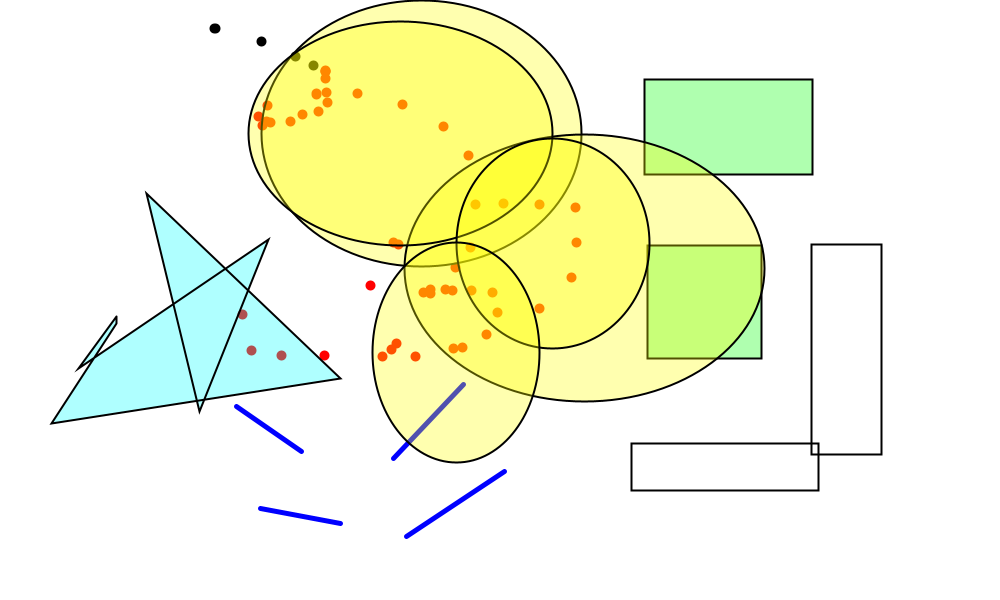
Frame 1 (no input)
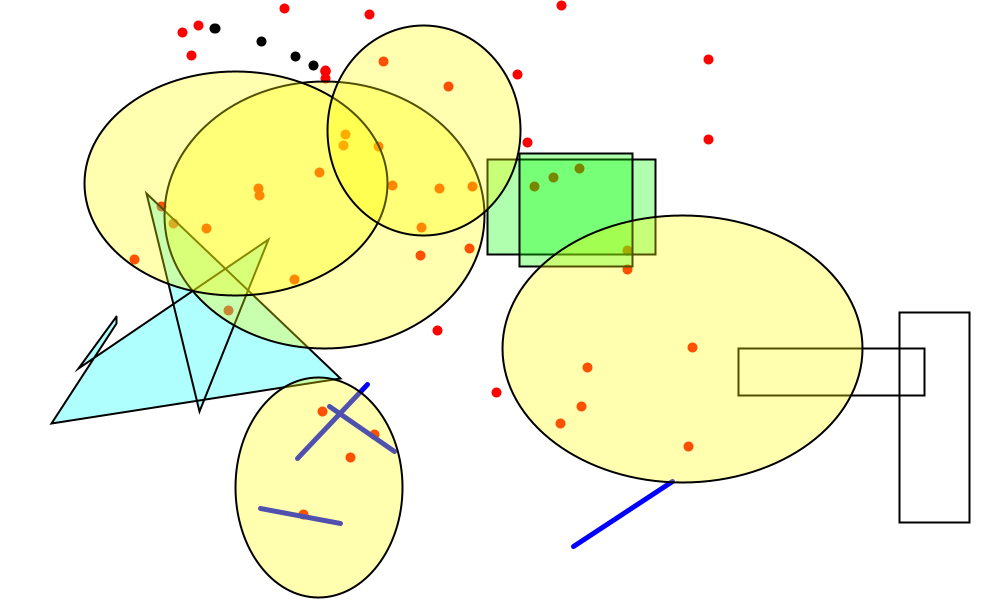
Frame 60 (the mouse pressed at the canvas centre just before this capture)
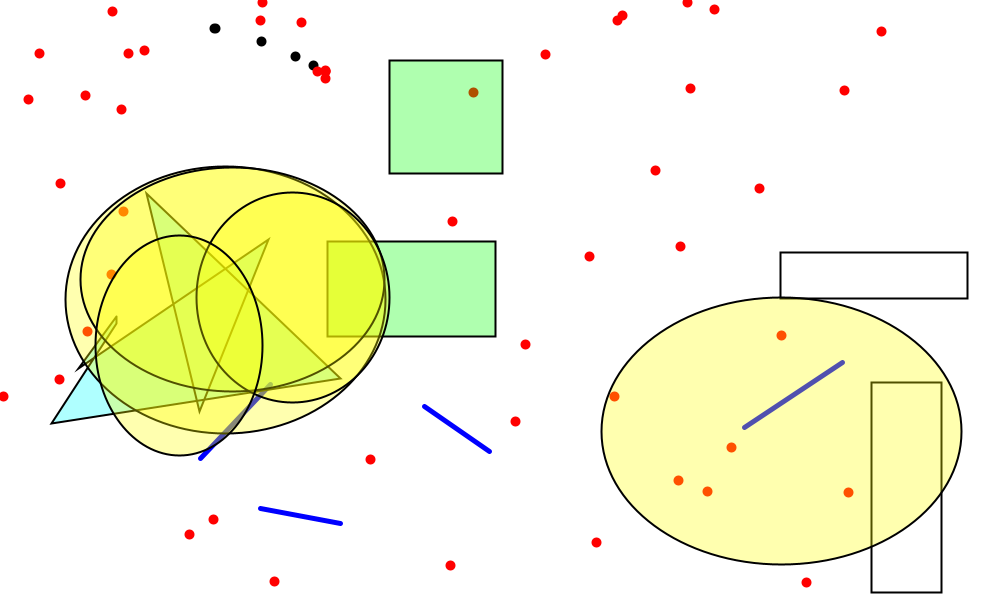
Frame 120 (the mouse held since frame 60 and released just before this capture)

The Processing sketch that drew these frames (run headless with seeded random() and noise(); from frame 60 on, the mouse is pressed at the canvas centre):

// Processing sketch: GenerateCode132818
// ── GenerateCode132818.pde
float [] pointX = new float [5000];
float [] pointY = new float [5000];
int [] pointStrokeFlag = new int [5000];
int [] pointMoveFlag = new int [5000];
int [] pointMoveFLAGX = new int [5000];
int [] pointMoveFLAGY = new int [5000];
float [] pointVX = new float [5000];
float [] pointVY = new float [5000];

float [] lineX1 = new float [500];
float [] lineY1 = new float [500];
float [] lineX2 = new float [500];
float [] lineY2 = new float [500];
float [] lineW = new float [500];
float [] lineH = new float [500];
int [] lineStrokeFlag = new int [500];
int [] lineMoveFlag = new int [500];
int [] lineMoveFLAGX = new int [500];
int [] lineMoveFLAGY = new int [500];
float [] lineVX = new float [500];
float [] lineVY = new float [500];

float [] rectX = new float [500];
float [] rectY = new float [500];
float [] rectW = new float [500];
float [] rectH = new float [500];
float [] rectX2 = new float [500];
float [] rectY2 = new float [500];
int [] rectFillFlag = new int [500];
int [] rectMoveFlag = new int [500];
int [] rectMoveFLAGX = new int [500];
int [] rectMoveFLAGY = new int [500];
float [] rectVX = new float [500];
float [] rectVY = new float [500];

int [] beginShapeFLAG = new int [500];
float [][] vertexX = new float [500][500];
float [][] vertexY = new float [500][500];
int [] vertexFillFlag = new int [500];
int [] vertexFlag = new int [500];
int [] lastVertexFlag = new int [500];
int vertexCount;
int [] vertexMoveFlag = new int [500];
float [] vertexMoveFLAGX = new float [500];
float [] vertexMoveFLAGY = new float [500];
float [] MaxX = new float [500];
float [] minX = new float [500];
float [] MaxY = new float [500];
float [] minY = new float [500];
float [][] DistX = new float [500][500];
float [][] distX = new float [500][500];
float [][] DistY = new float [500][500];
float [][] distY = new float [500][500];
float [] vertexVX = new float [500];
float [] vertexVY = new float [500];

int [] ellipFillFlag = new int [500];
int [] ellipMoveFlag = new int [500];
int [] ellipMoveFLAGX = new int [500];
int [] ellipMoveFLAGY = new int [500];
float [] ellipX = new float [500];
float [] ellipY = new float [500];
float [] ellipR1 = new float [500];
float [] ellipR2 = new float [500];
int [] ellipFlag = new int [500];
int [] ellipFLAG = new int [500];
float [] ellipVX = new float [500];
float [] ellipVY = new float [500];

void setup(){
  size(1000, 600);
  for(int p=0; p<5000; p++){
    pointVX[p]=random(1, 3);
    pointVY[p]=random(1, 3);
    pointMoveFLAGX[p]=(int)random(2);
    pointMoveFLAGY[p]=(int)random(2);
  }
  for(int l=0; l<500; l++){
    lineVX[l]=random(1, 3);
    lineVY[l]=random(1, 3);
    lineMoveFLAGX[l]=(int)random(2);
    lineMoveFLAGY[l]=(int)random(2);
  }
  for(int r=0; r<500; r++){
    rectVX[r]=random(1, 3);
    rectVY[r]=random(1, 3);
    rectMoveFLAGX[r]=(int)random(2);
    rectMoveFLAGY[r]=(int)random(2);
  }
  for(int v=0; v<500; v++){
    vertexVX[v]=random(1, 3);
    vertexVY[v]=random(1, 3);
    vertexMoveFLAGX[v]=(int)random(2);
    vertexMoveFLAGY[v]=(int)random(2);
  }
  for (int e=0; e<500; e++) {
    ellipVX[e]=random(1, 3);
    ellipVY[e]=random(1, 3);
    ellipMoveFLAGX[e]=(int)random(2);
    ellipMoveFLAGY[e]=(int)random(2);
  }
  pointX[0]=214.99998;
  pointY[0]=28.333332;
  pointX[1]=261.66666;
  pointY[1]=41.666664;
  pointX[2]=295.0;
  pointY[2]=56.666664;
  pointX[3]=313.3333;
  pointY[3]=65.0;
  pointX[4]=325.0;
  pointY[4]=70.0;
  pointX[5]=325.0;
  pointY[5]=71.666664;
  pointX[6]=325.0;
  pointY[6]=71.666664;
  pointX[7]=325.0;
  pointY[7]=78.33333;
  pointX[8]=325.0;
  pointY[8]=90.0;
  pointX[9]=325.0;
  pointY[9]=99.99999;
  pointX[10]=316.66666;
  pointY[10]=109.99999;
  pointX[11]=305.0;
  pointY[11]=116.666664;
  pointX[12]=288.3333;
  pointY[12]=119.99999;
  pointX[13]=271.66666;
  pointY[13]=123.33333;
  pointX[14]=265.0;
  pointY[14]=123.33333;
  pointX[15]=265.0;
  pointY[15]=123.33333;
  pointX[16]=260.0;
  pointY[16]=114.99999;
  pointX[17]=268.3333;
  pointY[17]=106.666664;
  pointX[18]=315.0;
  pointY[18]=96.666664;
  pointX[19]=355.0;
  pointY[19]=96.666664;
  pointX[20]=404.99997;
  pointY[20]=103.33333;
  pointX[21]=446.66666;
  pointY[21]=128.33333;
  pointX[22]=466.66666;
  pointY[22]=158.33333;
  pointX[23]=473.3333;
  pointY[23]=203.33333;
  pointX[24]=468.3333;
  pointY[24]=248.33333;
  pointX[25]=456.66666;
  pointY[25]=270.0;
  pointX[26]=443.3333;
  pointY[26]=288.3333;
  pointX[27]=433.3333;
  pointY[27]=295.0;
  pointX[28]=424.99997;
  pointY[28]=295.0;
  pointX[29]=431.66666;
  pointY[29]=291.66666;
  pointX[30]=454.99997;
  pointY[30]=288.3333;
  pointX[31]=473.3333;
  pointY[31]=288.3333;
  pointX[32]=494.99997;
  pointY[32]=295.0;
  pointX[33]=494.99997;
  pointY[33]=313.3333;
  pointX[34]=484.99997;
  pointY[34]=333.3333;
  pointX[35]=451.66666;
  pointY[35]=351.66666;
  pointX[36]=413.3333;
  pointY[36]=355.0;
  pointX[37]=393.3333;
  pointY[37]=346.66666;
  pointX[38]=393.3333;
  pointY[38]=346.66666;
  pointX[39]=368.3333;
  pointY[39]=288.3333;
  pointX[40]=396.66666;
  pointY[40]=241.66666;
  pointX[41]=396.66666;
  pointY[41]=241.66666;
  pointX[42]=504.99997;
  pointY[42]=201.66666;
  pointX[43]=536.6666;
  pointY[43]=201.66666;
  pointX[44]=573.3333;
  pointY[44]=209.99998;
  pointX[45]=578.3333;
  pointY[45]=244.99998;
  pointX[46]=570.0;
  pointY[46]=275.0;
  pointX[47]=536.6666;
  pointY[47]=311.66666;
  pointX[48]=464.99997;
  pointY[48]=348.3333;
  pointX[49]=384.99997;
  pointY[49]=358.3333;
  pointX[50]=321.66666;
  pointY[50]=358.3333;
  pointX[51]=283.3333;
  pointY[51]=358.3333;
  pointX[52]=249.99998;
  pointY[52]=348.3333;
  pointX[53]=239.99998;
  pointY[53]=316.66666;
  lineX1[1]=234.99998;
  lineY1[1]=406.66666;
  lineX2[1]=300.0;
  lineY2[1]=451.66666;
  lineX1[2]=394.99997;
  lineY1[2]=458.3333;
  lineX2[2]=464.99997;
  lineY2[2]=384.99997;
  lineX1[3]=501.66666;
  lineY1[3]=469.99997;
  lineX2[3]=403.3333;
  lineY2[3]=535.0;
  lineX1[4]=340.0;
  lineY1[4]=523.3333;
  lineX2[4]=260.0;
  lineY2[4]=508.3333;
  rectX[1]=646.6666;
  rectY[1]=78.33333;
  rectW[1]=168.33331;
  rectH[1]=95.0;
  rectX[2]=650.0;
  rectY[2]=360.0;
  rectW[2]=113.33331;
  rectH[2]=-113.33334;
  rectX[3]=879.99994;
  rectY[3]=243.33333;
  rectW[3]=-70.0;
  rectH[3]=209.99998;
  rectX[4]=816.6666;
  rectY[4]=491.66666;
  rectW[4]=-186.66663;
  rectH[4]=-46.666687;
  vertexX[0][0]=116.666664;
  vertexY[0][0]=316.66666;
  vertexX[0][1]=78.33333;
  vertexY[0][1]=368.3333;
  vertexX[0][2]=268.3333;
  vertexY[0][2]=239.99998;
  vertexX[0][3]=199.99998;
  vertexY[0][3]=411.66666;
  vertexX[0][4]=146.66666;
  vertexY[0][4]=193.33333;
  vertexX[0][5]=340.0;
  vertexY[0][5]=378.3333;
  vertexX[0][6]=51.666664;
  vertexY[0][6]=423.3333;
  vertexX[0][7]=116.666664;
  vertexY[0][7]=323.3333;
  ellipX[1]=423.3333;
  ellipY[1]=135.0;
  ellipR1[1]=160.0;
  ellipR2[1]=133.33331;
  ellipX[2]=583.3333;
  ellipY[2]=266.66666;
  ellipR1[2]=-180.0;
  ellipR2[2]=-133.33333;
  ellipX[3]=403.3333;
  ellipY[3]=135.0;
  ellipR1[3]=151.66669;
  ellipR2[3]=111.66666;
  ellipX[4]=555.0;
  ellipY[4]=246.66666;
  ellipR1[4]=-96.66669;
  ellipR2[4]=105.0;
  ellipX[5]=458.3333;
  ellipY[5]=350.0;
  ellipR1[5]=83.33331;
  ellipR2[5]=-110.000015;
  pointStrokeFlag[4]=1;
  pointStrokeFlag[5]=1;
  pointStrokeFlag[6]=1;
  pointStrokeFlag[7]=1;
  pointStrokeFlag[8]=1;
  pointStrokeFlag[9]=1;
  pointStrokeFlag[10]=1;
  pointStrokeFlag[11]=1;
  pointStrokeFlag[12]=1;
  pointStrokeFlag[13]=1;
  pointStrokeFlag[14]=1;
  pointStrokeFlag[15]=1;
  pointStrokeFlag[16]=1;
  pointStrokeFlag[17]=1;
  pointStrokeFlag[18]=1;
  pointStrokeFlag[19]=1;
  pointStrokeFlag[20]=1;
  pointStrokeFlag[21]=1;
  pointStrokeFlag[22]=1;
  pointStrokeFlag[23]=1;
  pointStrokeFlag[24]=1;
  pointStrokeFlag[25]=1;
  pointStrokeFlag[26]=1;
  pointStrokeFlag[27]=1;
  pointStrokeFlag[28]=1;
  pointStrokeFlag[29]=1;
  pointStrokeFlag[30]=1;
  pointStrokeFlag[31]=1;
  pointStrokeFlag[32]=1;
  pointStrokeFlag[33]=1;
  pointStrokeFlag[34]=1;
  pointStrokeFlag[35]=1;
  pointStrokeFlag[36]=1;
  pointStrokeFlag[37]=1;
  pointStrokeFlag[38]=1;
  pointStrokeFlag[39]=1;
  pointStrokeFlag[40]=1;
  pointStrokeFlag[41]=1;
  pointStrokeFlag[42]=1;
  pointStrokeFlag[43]=1;
  pointStrokeFlag[44]=1;
  pointStrokeFlag[45]=1;
  pointStrokeFlag[46]=1;
  pointStrokeFlag[47]=1;
  pointStrokeFlag[48]=1;
  pointStrokeFlag[49]=1;
  pointStrokeFlag[50]=1;
  pointStrokeFlag[51]=1;
  pointStrokeFlag[52]=1;
  pointStrokeFlag[53]=1;
  lineStrokeFlag[1]=1;
  rectFillFlag[1]=1;
  ellipFillFlag[1]=1;
  rectFillFlag[2]=1;
  ellipFillFlag[2]=1;
  ellipFillFlag[3]=1;
  ellipFillFlag[4]=1;
  ellipFillFlag[5]=1;
  pointStrokeFlag[35]=1;
  pointStrokeFlag[36]=1;
  pointStrokeFlag[37]=1;
  pointStrokeFlag[38]=1;
  pointStrokeFlag[48]=1;
  pointStrokeFlag[49]=1;
  pointStrokeFlag[50]=1;
  pointStrokeFlag[51]=1;
  pointStrokeFlag[52]=1;
  lineStrokeFlag[1]=1;
  rectFillFlag[2]=1;
  ellipFillFlag[5]=1;
  pointStrokeFlag[35]=1;
  pointStrokeFlag[36]=1;
  pointStrokeFlag[37]=1;
  pointStrokeFlag[38]=1;
  pointStrokeFlag[48]=1;
  pointStrokeFlag[49]=1;
  pointStrokeFlag[50]=1;
  pointStrokeFlag[51]=1;
  pointStrokeFlag[52]=1;
  lineStrokeFlag[1]=1;
  lineStrokeFlag[2]=1;
  rectFillFlag[2]=1;
  lineStrokeFlag[3]=1;
  lineStrokeFlag[4]=1;
  ellipFillFlag[5]=1;
  pointStrokeFlag[24]=1;
  pointStrokeFlag[25]=1;
  pointStrokeFlag[26]=1;
  pointStrokeFlag[27]=1;
  pointStrokeFlag[28]=1;
  pointStrokeFlag[29]=1;
  pointStrokeFlag[30]=1;
  pointStrokeFlag[31]=1;
  pointStrokeFlag[32]=1;
  pointStrokeFlag[33]=1;
  pointStrokeFlag[34]=1;
  pointStrokeFlag[35]=1;
  pointStrokeFlag[36]=1;
  pointStrokeFlag[37]=1;
  pointStrokeFlag[38]=1;
  pointStrokeFlag[39]=1;
  pointStrokeFlag[48]=1;
  pointStrokeFlag[49]=1;
  pointStrokeFlag[50]=1;
  pointStrokeFlag[51]=1;
  pointStrokeFlag[52]=1;
  pointStrokeFlag[53]=1;
  vertexFillFlag[0]=1;
  lineStrokeFlag[1]=1;
  lineStrokeFlag[2]=1;
  lineStrokeFlag[3]=1;
  lineStrokeFlag[4]=1;
  ellipFillFlag[5]=1;
  pointMoveFlag[8]=1;
  pointMoveFlag[9]=1;
  pointMoveFlag[10]=1;
  pointMoveFlag[11]=1;
  pointMoveFlag[12]=1;
  pointMoveFlag[13]=1;
  pointMoveFlag[14]=1;
  pointMoveFlag[15]=1;
  pointMoveFlag[16]=1;
  pointMoveFlag[17]=1;
  pointMoveFlag[18]=1;
  pointMoveFlag[19]=1;
  pointMoveFlag[20]=1;
  pointMoveFlag[21]=1;
  pointMoveFlag[22]=1;
  pointMoveFlag[23]=1;
  pointMoveFlag[24]=1;
  pointMoveFlag[25]=1;
  pointMoveFlag[26]=1;
  pointMoveFlag[27]=1;
  pointMoveFlag[28]=1;
  pointMoveFlag[29]=1;
  pointMoveFlag[30]=1;
  pointMoveFlag[31]=1;
  pointMoveFlag[32]=1;
  pointMoveFlag[33]=1;
  pointMoveFlag[34]=1;
  pointMoveFlag[35]=1;
  pointMoveFlag[36]=1;
  pointMoveFlag[37]=1;
  pointMoveFlag[38]=1;
  pointMoveFlag[39]=1;
  pointMoveFlag[40]=1;
  pointMoveFlag[41]=1;
  pointMoveFlag[42]=1;
  pointMoveFlag[43]=1;
  pointMoveFlag[44]=1;
  pointMoveFlag[45]=1;
  pointMoveFlag[46]=1;
  pointMoveFlag[47]=1;
  pointMoveFlag[48]=1;
  pointMoveFlag[49]=1;
  pointMoveFlag[50]=1;
  pointMoveFlag[51]=1;
  pointMoveFlag[52]=1;
  pointMoveFlag[53]=1;
  lineMoveFlag[1]=1;
  ellipMoveFlag[1]=1;
  lineMoveFlag[2]=1;
  rectMoveFlag[2]=1;
  ellipMoveFlag[2]=1;
  lineMoveFlag[3]=1;
  rectMoveFlag[3]=1;
  ellipMoveFlag[3]=1;
  rectMoveFlag[4]=1;
  ellipMoveFlag[4]=1;
  ellipMoveFlag[5]=1;
  pointMoveFlag[45]=1;
  pointMoveFlag[46]=1;
  rectMoveFlag[1]=1;
  rectMoveFlag[2]=1;
  rectMoveFlag[4]=1;
}

void draw(){
  background(255);
  for(int p=0; p<5000; p++){
    if (pointX[p]==0 && pointY[p]==0){
    continue;
    }
    if(pointStrokeFlag[p]==0){
      stroke(0);
    }
    if(pointStrokeFlag[p]==1){
      stroke(255, 0, 0);
    }
    strokeWeight(10);
    if(pointMoveFlag[p]==1){
      if(pointX[p]>width){
        pointX[p]=width;
        pointMoveFLAGX[p]=1;
      }
      if(pointX[p]<0){
        pointX[p]=0;
        pointMoveFLAGX[p]=0;
      }
      if(pointMoveFLAGX[p]==0) pointX[p]+=pointVX[p];
      if(pointMoveFLAGX[p]==1) pointX[p]-=pointVX[p];
      if(pointY[p]>height){
        pointY[p]=height;
        pointMoveFLAGY[p]=1;
      }
      if(pointY[p]<0){
        pointY[p]=0;
        pointMoveFLAGY[p]=0;
      }
      if(pointMoveFLAGY[p]==0) pointY[p]+=pointVY[p];
      if(pointMoveFLAGY[p]==1) pointY[p]-=pointVY[p];
    }
    point(pointX[p], pointY[p]);
  }
  strokeWeight(2);

  for(int l=0; l<500; l++){
    if(lineX1[l]==0 && lineY1[l]==0){
      continue;
    }
    if(lineStrokeFlag[l]==1){
      stroke(0, 0, 255);
    } else {
      stroke(0);
    }
    strokeWeight(5);
    if(lineMoveFlag[l]==1){
      if(lineX1[l]<=lineX2[l]){
        lineW[l]=lineX2[l]-lineX1[l];
        if(lineX2[l]>width){
          lineX1[l]=width-lineW[l];
          lineX2[l]=width;
          lineMoveFLAGX[l]=1;
        }
        if (lineX1[l]<0) {
          lineX1[l]=0;
          lineX2[l]=0+lineW[l];
          lineMoveFLAGX[l]=0;
        }
        if (lineMoveFLAGX[l]==0) {
          lineX1[l]=lineX1[l]+lineVX[l];
          lineX2[l]=lineX2[l]+lineVX[l];
        }
        if (lineMoveFLAGX[l]==1) {
          lineX1[l]=lineX1[l]-lineVX[l];
          lineX2[l]=lineX2[l]-lineVX[l];
        }
      }
      if (lineX1[l]>lineX2[l]) {
        lineW[l]=lineX1[l]-lineX2[l];
        if (lineX1[l]>width) {
          lineX1[l]=width;
          lineX2[l]=width-lineW[l];
          lineMoveFLAGX[l]=1;
        }
        if (lineX2[l]<0) {
          lineX1[l]=0+lineW[l];
          lineX2[l]=0;
          lineMoveFLAGX[l]=0;
        }
        if (lineMoveFLAGX[l]==0) {
          lineX1[l]=lineX1[l]+lineVX[l];
          lineX2[l]=lineX2[l]+lineVX[l];
        }
        if (lineMoveFLAGX[l]==1) {
          lineX1[l]=lineX1[l]-lineVX[l];
          lineX2[l]=lineX2[l]-lineVX[l];
        }
        if (lineY1[l]<=lineY2[l]) {
          lineH[l]=lineY2[l]-lineY1[l];
          if (lineY2[l]>height) {
            lineY1[l]=height-lineH[l];
            lineY2[l]=height;
            lineMoveFLAGY[l]=1;
          }
          if (lineY1[l]<0) {
            lineY1[l]=0;
            lineY2[l]=0+lineH[l];
            lineMoveFLAGY[l]=0;
          }
          if (lineMoveFLAGY[l]==0) {
            lineY1[l]=lineY1[l]+lineVY[l];
            lineY2[l]=lineY2[l]+lineVY[l];
          }
          if (lineMoveFLAGY[l]==1) {
            lineY1[l]=lineY1[l]-lineVY[l];
            lineY2[l]=lineY2[l]-lineVY[l];
          }
        }
        if (lineY1[l]>lineY2[l]) {
          lineH[l]=lineY1[l]-lineY2[l];
          if (lineY1[l]>height) {
            lineY1[l]=height;
            lineY2[l]=height-lineH[l];
            lineMoveFLAGY[l]=1;
          }
          if (lineY2[l]<0) {
            lineY1[l]=0+lineH[l];
            lineY2[l]=0;
            lineMoveFLAGY[l]=0;
          }
          if (lineMoveFLAGY[l]==0) {
            lineY1[l]=lineY1[l]+lineVY[l];
            lineY2[l]=lineY2[l]+lineVY[l];
          }
          if (lineMoveFLAGY[l]==1) {
            lineY1[l]=lineY1[l]-lineVY[l];
            lineY2[l]=lineY2[l]-lineVY[l];
          }
        }
      }
    }
    line(lineX1[l], lineY1[l], lineX2[l], lineY2[l]);
  }
  strokeWeight(2);

  for (int r=0; r<500; r++) {
    if (rectX[r]==0 && rectY[r]==0) {
      continue;
    }
    if (rectFillFlag[r]==1) {
      fill(0, 255, 0, 80);
    } else {
      noFill();
    }
    stroke(0);
    if (rectMoveFlag[r]==1) {
      rectX2[r]=rectX[r]+rectW[r];
      if (rectX[r]<=rectX2[r]) {
        if (rectX2[r]>width) {
          rectX[r]=width-rectW[r];
          rectMoveFLAGX[r]=1;
        }
        if (rectX[r]<0) {
          rectX[r]=0;
          rectMoveFLAGX[r]=0;
        }
      } else if (rectX[r]>rectX2[r]) {
        if (rectX[r]>width) {
          rectX[r]=width;
          rectMoveFLAGX[r]=1;
        }
        if (rectX2[r]<0) {
          rectX[r]=0-rectW[r];
          rectMoveFLAGX[r]=0;
        }
      }
      if (rectMoveFLAGX[r]==0) rectX[r]=rectX[r]+rectVX[r];
      if (rectMoveFLAGX[r]==1) rectX[r]=rectX[r]-rectVX[r];
      rectY2[r]=rectY[r]+rectH[r];
      if (rectY[r]<=rectY2[r]) {
        if (rectY2[r]>height) {
          rectY[r]=height-rectH[r];
          rectMoveFLAGY[r]=1;
        }
        if (rectY[r]<0) {
          rectY[r]=0;
          rectMoveFLAGY[r]=0;
        }
      } else if (rectY[r]>rectY2[r]) {
        if (rectY[r]>height) {
          rectY[r]=height;
          rectMoveFLAGY[r]=1;
        }
        if (rectY2[r]<0) {
          rectY[r]=0-rectH[r];
          rectMoveFLAGY[r]=0;
        }
      }
      if (rectMoveFLAGY[r]==0) rectY[r]=rectY[r]+rectVY[r];
      if (rectMoveFLAGY[r]==1) rectY[r]=rectY[r]-rectVY[r];
    }
    rect(rectX[r], rectY[r], rectW[r], rectH[r]);
  }

  for (int v1=0; v1<500; v1++) {
    vertexCount=0;
    if (vertexFillFlag[v1]==1) {
      fill(0, 255, 255, 80);
    } else {
      noFill();
    }
    stroke(0);
    strokeWeight(2);
    beginShape();
    for (int v2=0; v2<500; v2++) {
      if (vertexX[v1][v2]==0 && vertexY[v1][v2]==0) {
        lastVertexFlag[v1]=1;
        if (lastVertexFlag[v1]==1) {
          vertex(vertexX[v1][0], vertexY[v1][0]);
          vertexCount++;
        }
        break;
      }
      vertex(vertexX[v1][v2], vertexY[v1][v2]);
      vertexCount++;
    }
    endShape();
    if (lastVertexFlag[v1]==1 && vertexMoveFlag[v1]==1) {
      MaxX[v1] = vertexX[v1][0];
      minX[v1] = vertexX[v1][0];
      MaxY[v1] = vertexY[v1][0];
      minY[v1] = vertexY[v1][0];
      for (int v=0; v<vertexCount-1; v++) {
        if (MaxX[v1]<vertexX[v1][v]) MaxX[v1]=vertexX[v1][v];
        if (minX[v1]>vertexX[v1][v]) minX[v1]=vertexX[v1][v];
        if (MaxY[v1]<vertexY[v1][v]) MaxY[v1]=vertexY[v1][v];
        if (minY[v1]>vertexY[v1][v]) minY[v1]=vertexY[v1][v];
      }
      for (int v=0; v<vertexCount-1; v++) {
        DistX[v1][v]=MaxX[v1]-vertexX[v1][v];
        DistY[v1][v]=MaxY[v1]-vertexY[v1][v];
        distX[v1][v]=vertexX[v1][v]-minX[v1];
        distY[v1][v]=vertexY[v1][v]-minY[v1];
      }
      if (MaxX[v1]>width) {
        for (int v=0; v<vertexCount-1; v++) {
          vertexX[v1][v]=width-DistX[v1][v];
        }
        vertexMoveFLAGX[v1]=1;
      }
      if (minX[v1]<0) {
        for (int v=0; v<vertexCount-1; v++) {
          vertexX[v1][v]=0+distX[v1][v];
        }
        vertexMoveFLAGX[v1]=0;
      }
      if (vertexMoveFLAGX[v1]==0) {
        for (int v=0; v<vertexCount-1; v++) {
          vertexX[v1][v]=vertexX[v1][v]+vertexVX[v1];
        }
      }
      if (vertexMoveFLAGX[v1]==1) {
        for (int v=0; v<vertexCount-1; v++) {
          vertexX[v1][v]=vertexX[v1][v]-vertexVX[v1];
        }
      }
      if (MaxY[v1]>height) {
        for (int v=0; v<vertexCount-1; v++) {
          vertexY[v1][v]=height-DistY[v1][v];
        }
        vertexMoveFLAGY[v1]=1;
      }
      if (minY[v1]<0) {
        for (int v=0; v<vertexCount-1; v++) {
          vertexY[v1][v]=0+distY[v1][v];
        }
        vertexMoveFLAGY[v1]=0;
      }
      if (vertexMoveFLAGY[v1]==0) {
        for (int v=0; v<vertexCount-1; v++) {
          vertexY[v1][v]=vertexY[v1][v]+vertexVY[v1];
        }
      }
      if (vertexMoveFLAGY[v1]==1) {
        for (int v=0; v<vertexCount-1; v++) {
          vertexY[v1][v]=vertexY[v1][v]-vertexVY[v1];
        }
      }
    }
  }

  for (int e=0; e<500; e++) {
    if (ellipX[e]==0 && ellipY[e]==0) {
      continue;
    }
    if (ellipFillFlag[e]==1) {
      fill(255, 255, 0, 80);
    } else {
      noFill();
    }
    if (ellipMoveFlag[e]==1) {
      if (ellipR1[e]>=0) {
        if (ellipX[e]>width-ellipR1[e]) {
          ellipX[e]=width-ellipR1[e];
          ellipMoveFLAGX[e]=1;
        }
        if (ellipX[e]<0+ellipR1[e]) {
          ellipX[e]=0+ellipR1[e];
          ellipMoveFLAGX[e]=0;
        }
      }
      if (ellipR1[e]<0) {
        if (ellipX[e]>width+ellipR1[e]) {
          ellipX[e]=width+ellipR1[e];
          ellipMoveFLAGX[e]=1;
        }
        if (ellipX[e]<0-ellipR1[e]) {
          ellipX[e]=0-ellipR1[e];
          ellipMoveFLAGX[e]=0;
        }
      }
      if (ellipMoveFLAGX[e]==0) ellipX[e]=ellipX[e]+ellipVX[e];
      if (ellipMoveFLAGX[e]==1) ellipX[e]=ellipX[e]-ellipVX[e];
      if (ellipR2[e]>=0) {
        if (ellipY[e]>height-ellipR2[e]) {
          ellipY[e]=height-ellipR2[e];
          ellipMoveFLAGY[e]=1;
        }
        if (ellipY[e]<0+ellipR2[e]) {
          ellipY[e]=0+ellipR2[e];
          ellipMoveFLAGY[e]=0;
        }
      }
      if (ellipR2[e]<0) {
        if (ellipY[e]>height+ellipR2[e]) {
          ellipY[e]=height+ellipR2[e];
          ellipMoveFLAGY[e]=1;
        }
        if (ellipY[e]<0-ellipR2[e]) {
          ellipY[e]=0-ellipR2[e];
          ellipMoveFLAGY[e]=0;
        }
      }
      if (ellipMoveFLAGY[e]==0) ellipY[e]=ellipY[e]+ellipVY[e];
      if (ellipMoveFLAGY[e]==1) ellipY[e]=ellipY[e]-ellipVY[e];
    }
    stroke(0);
    ellipse(ellipX[e], ellipY[e], 2*ellipR1[e], 2*ellipR2[e]);
  }
}
